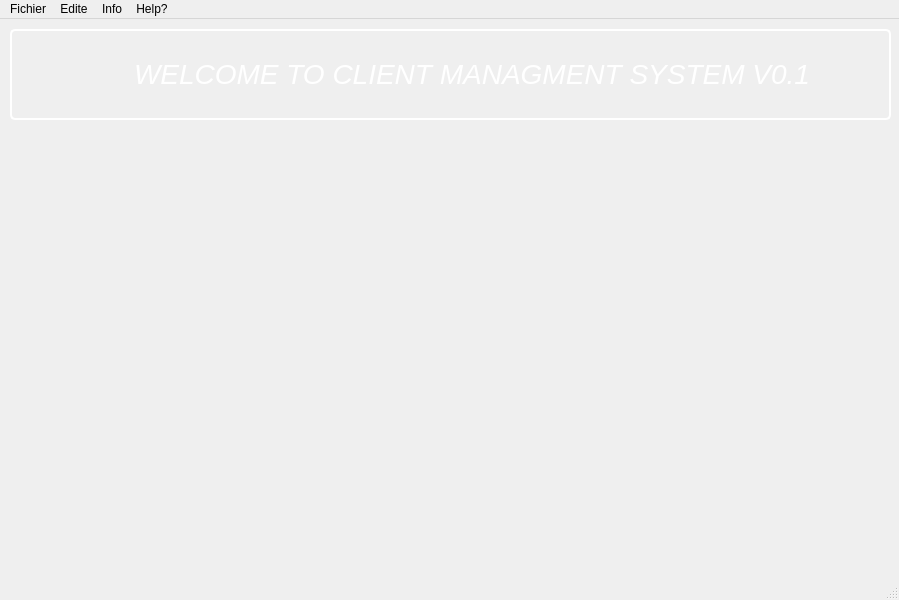
<?xml version="1.0" encoding="UTF-8"?>
<ui version="4.0">
 <class>MainWindow</class>
 <widget class="QMainWindow" name="MainWindow">
  <property name="geometry">
   <rect>
    <x>0</x>
    <y>0</y>
    <width>899</width>
    <height>600</height>
   </rect>
  </property>
  <property name="windowTitle">
   <string>MainWindow</string>
  </property>
  <property name="styleSheet">
   <string notr="true">QMainWindow{
 background-color:
  qlineargradient(spread:reflect, x1:0.5, y1:0, x2:0, y2:0, 
  stop:0 rgba(91, 204, 233, 100), stop:1 rgba(32, 80, 96, 
  100));
}

QFrame, QLabel, QToolTip {
    border: 2px solid green;
    border-radius: 4px;
    padding: 2px;
    background-image: url(images/welcome.png);
}

QLineEdit {
    border: 2px solid gray;
    border-radius: 10px;
    padding: 0 8px;
    background: yellow;
    selection-background-color: darkgray;
}</string>
  </property>
  <widget class="QWidget" name="centralwidget">
   <widget class="QLabel" name="label">
    <property name="geometry">
     <rect>
      <x>10</x>
      <y>10</y>
      <width>881</width>
      <height>91</height>
     </rect>
    </property>
    <property name="layoutDirection">
     <enum>Qt::LeftToRight</enum>
    </property>
    <property name="styleSheet">
     <string notr="true">QLabel{
border:2px solid white;
color:white;
font-size:28px;
font-style:Italic;
text-align:center;
border-radius:5px;
}</string>
    </property>
    <property name="text">
     <string>WELCOME TO CLIENT MANAGMENT SYSTEM V0.1 </string>
    </property>
    <property name="textFormat">
     <enum>Qt::RichText</enum>
    </property>
    <property name="margin">
     <number>10</number>
    </property>
    <property name="indent">
     <number>120</number>
    </property>
   </widget>
  </widget>
  <widget class="QMenuBar" name="menubar">
   <property name="geometry">
    <rect>
     <x>0</x>
     <y>0</y>
     <width>899</width>
     <height>26</height>
    </rect>
   </property>
   <widget class="QMenu" name="menuFichier">
    <property name="title">
     <string>Fichier</string>
    </property>
    <addaction name="actionCreate_New_Client"/>
    <addaction name="actionSearch"/>
    <addaction name="actionClose_appication"/>
   </widget>
   <widget class="QMenu" name="menuEdite">
    <property name="title">
     <string>Edite</string>
    </property>
    <addaction name="actionUpdate"/>
    <addaction name="actionDelete"/>
   </widget>
   <widget class="QMenu" name="menuInfo">
    <property name="title">
     <string>Info</string>
    </property>
   </widget>
   <widget class="QMenu" name="menuHelp">
    <property name="title">
     <string>Help?</string>
    </property>
   </widget>
   <addaction name="menuFichier"/>
   <addaction name="menuEdite"/>
   <addaction name="menuInfo"/>
   <addaction name="menuHelp"/>
  </widget>
  <widget class="QStatusBar" name="statusbar"/>
  <action name="actionCreate_New_Client">
   <property name="text">
    <string>Create New Client</string>
   </property>
  </action>
  <action name="actionUpdate">
   <property name="text">
    <string>Update</string>
   </property>
  </action>
  <action name="actionDelete">
   <property name="text">
    <string>Delete</string>
   </property>
  </action>
  <action name="actionSearch">
   <property name="text">
    <string>Search</string>
   </property>
  </action>
  <action name="actionClose_appication">
   <property name="text">
    <string>Close appication</string>
   </property>
  </action>
 </widget>
 <resources/>
 <connections/>
</ui>
